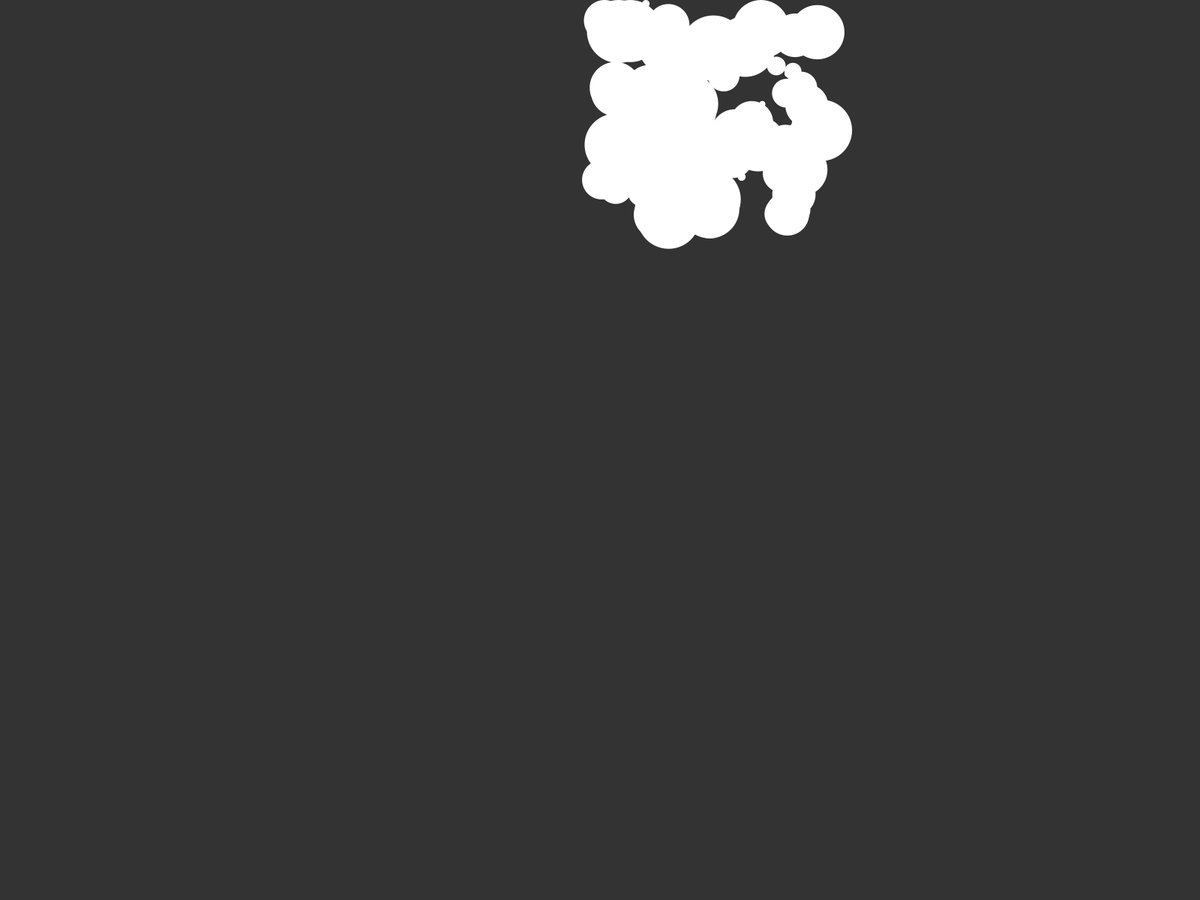
Frame 1 (no input)
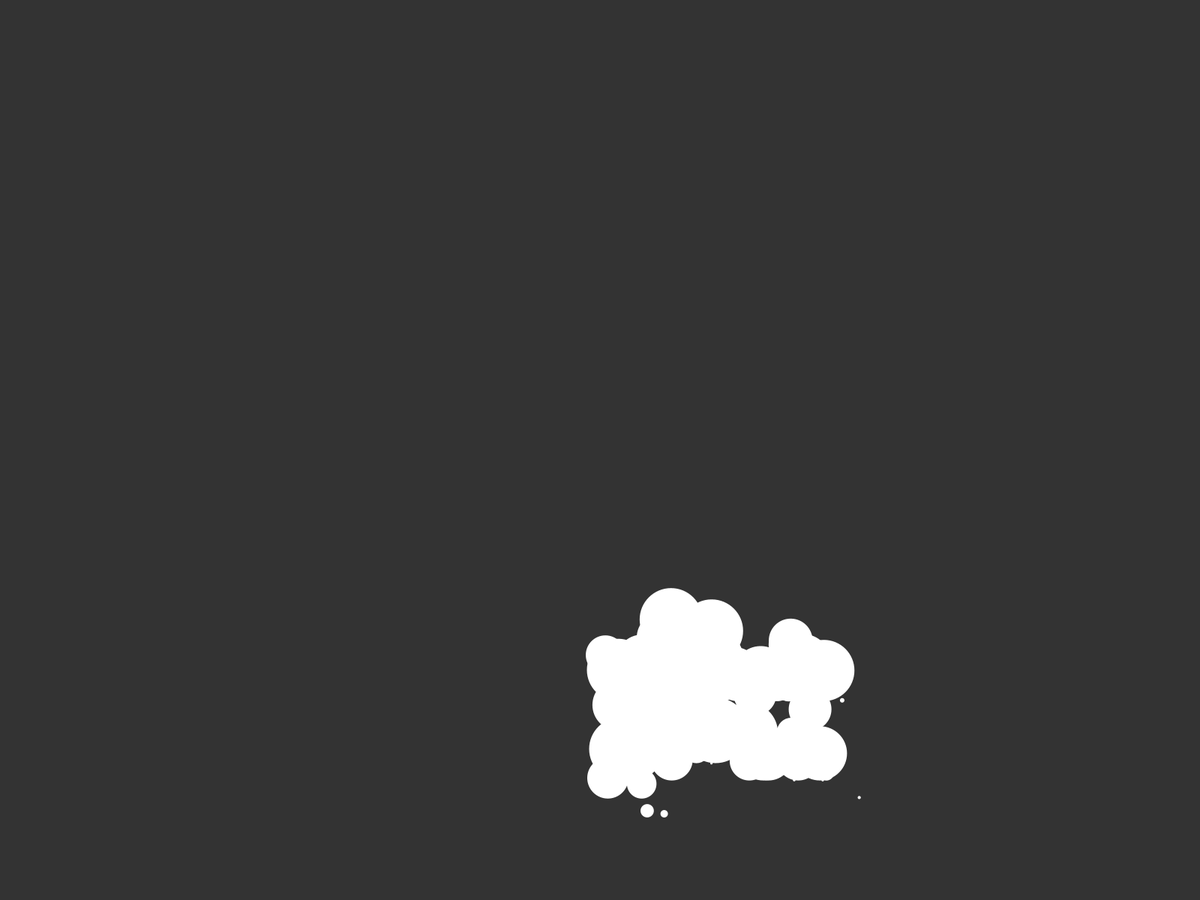
Frame 60 (the mouse pressed at the canvas centre just before this capture)
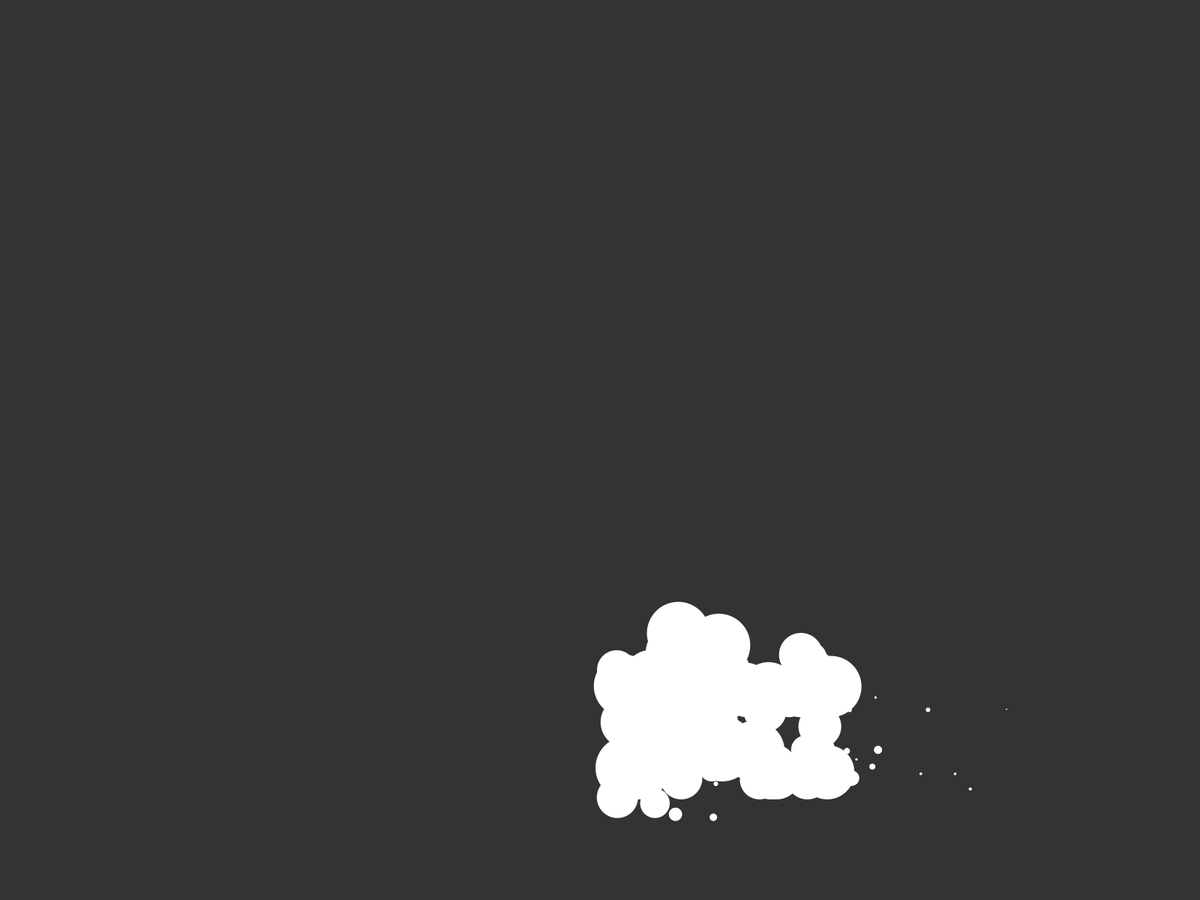
Frame 120 (the mouse held since frame 60 and released just before this capture)

The Processing sketch that drew these frames (run headless with seeded random() and noise(); from frame 60 on, the mouse is pressed at the canvas centre):

// Processing sketch: gravityetc
// ── gravityetc.pde
Mover[]mover= new Mover[100];
PVector wind;
PVector gravity;
PVector godPower;
float t=0;
float dist;
float c=0.01;
float normal=1;
//摩擦の大きさ
float frictionMag=c*normal;

void setup() {
  fullScreen();
  for(int i=0;i<mover.length;i++){
    mover[i]=new Mover(random(0.1,5),random(300)+width/2,random(300));
  }
  wind=new PVector(0.01, 0);
  gravity=new PVector(0, 0.98);
  godPower=new PVector(0,0);
}

void draw() {
  background(51);
  for(int i=0;i<mover.length;i++){
    mover[i].update();
    mover[i].checkEdge();
    mover[i].display();
    mover[i].addForce(wind);
    gravity.y=0.98*mover[i].mass;
    mover[i].addForce(gravity);
    dist=width/2-mover[i].location.x;
    godPower.x=map(dist,-width/2,width/2,-10,10);
    //mover[i].addForce(godPower);
    //ここから摩擦
    PVector friction=mover[i].velocity.get();
    friction.normalize();
    //動摩擦力は逆に力が向くから
    friction.mult(-1);
    //摩擦力の完成
    friction.mult(frictionMag);
    mover[i].addForce(friction);
  }
  t+=0.01;
}

// ── Mover.pde
class Mover {
  PVector location;
  PVector velocity;
  PVector acceleration;
  float mass;
  float diameter;

  Mover(float m,float x,float y) {
    location=new PVector(x,y); 
    velocity=new PVector(0, 0);
    acceleration=new PVector(0, 0);
    mass=m;
    diameter=18*mass;
  }

  void update() {
    velocity.add(acceleration);
    velocity.limit(30);
    location.add(velocity);
    acceleration.mult(0);//毎回加速度は0にしないとだめ
  }

  void checkEdge() {
    if (location.x>width-diameter/2) {
      location.x=diameter/2;
    }
    if (location.x<diameter/2) {
      location.x=width-diameter/2;
    }
    if (location.y>height-diameter/2) {
      velocity.y*=-1;
      location.y=height-diameter/2;
    }
    if (location.y<diameter/2) {
      velocity.y*=-1;
      location.y=diameter/2;
    }
  }

  void display() {
    noStroke();
    fill(255);
    ellipse(location.x, location.y, diameter, diameter);
  }

  void addForce(PVector force) {
    //PVector f=force.getで値を持ってきてもいい
    PVector f=PVector.div(force, mass); 
    acceleration.add(f);
  }
}
